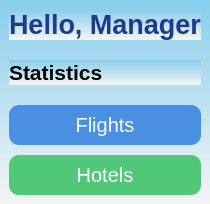
<?xml version="1.0" encoding="UTF-8"?>
<ui version="4.0">
 <class>ManagerWindow</class>
 <widget class="QMainWindow" name="ManagerWindow">
  <property name="windowTitle">
   <string>Manager Dashboard</string>
  </property>
  <property name="styleSheet">
   <string notr="true">background: qlineargradient(x1:0, y1:0, x2:0, y2:1, stop:0 #87CEEB, stop:1 #F5F5F5);
background-image: url('https://www.transparentpng.com/thumb/plane/transparent-airplane-png-image-2.png');
background-repeat: no-repeat;
background-position: center 20%;
background-size: 150px;</string>
  </property>
  <widget class="QWidget" name="centralwidget">
   <layout class="QVBoxLayout" name="verticalLayout">
    <property name="spacing">
     <number>20</number>
    </property>
    <item>
     <widget class="QLabel" name="label">
      <property name="styleSheet">
       <string notr="true">color: #1E3A8A; text-shadow: 2px 2px 4px rgba(0, 0, 0, 0.3);</string>
      </property>
      <property name="text">
       <string>Hello, Manager</string>
      </property>
      <property name="font">
       <font>
        <pointsize>20</pointsize>
        <weight>75</weight>
        <bold>true</bold>
       </font>
      </property>
      <property name="alignment">
       <set>Qt::AlignCenter</set>
      </property>
     </widget>
    </item>
    <item>
     <widget class="QLabel" name="statsLabel">
      <property name="text">
       <string>Statistics</string>
      </property>
      <property name="font">
       <font>
        <pointsize>16</pointsize>
        <weight>75</weight>
        <bold>true</bold>
       </font>
      </property>
     </widget>
    </item>
    <item>
     <layout class="QVBoxLayout" name="verticalLayout_2">
      <property name="spacing">
       <number>10</number>
      </property>
      <item>
       <widget class="QPushButton" name="flightsButton">
        <property name="styleSheet">
         <string notr="true">background-color: #4A90E2; color: white; border-radius: 10px; padding: 8px; qproperty-icon: url('https://www.svgrepo.com/show/126156/plane.svg'); qproperty-iconSize: 24px 24px;</string>
        </property>
        <property name="text">
         <string>Flights</string>
        </property>
        <property name="font">
         <font>
          <pointsize>15</pointsize>
         </font>
        </property>
       </widget>
      </item>
      <item>
       <widget class="QPushButton" name="hotelsButton">
        <property name="styleSheet">
         <string notr="true">background-color: #50C878; color: white; border-radius: 10px; padding: 8px; qproperty-icon: url('https://www.svgrepo.com/show/1200/hotel.svg'); qproperty-iconSize: 24px 24px;</string>
        </property>
        <property name="text">
         <string>Hotels</string>
        </property>
        <property name="font">
         <font>
          <pointsize>15</pointsize>
         </font>
        </property>
       </widget>
      </item>
     </layout>
    </item>
   </layout>
  </widget>
  <widget class="QMenuBar" name="menubar">
   <property name="geometry">
    <rect>
     <x>0</x>
     <y>0</y>
     <width>559</width>
     <height>21</height>
    </rect>
   </property>
   <property name="styleSheet">
    <string notr="true">background: qlineargradient(x1:0, y1:0, x2:0, y2:1, stop:0 #87CEEB, stop:1 #1E3A8A); color: white;</string>
   </property>
  </widget>
 </widget>
 <resources/>
 <connections/>
</ui>
